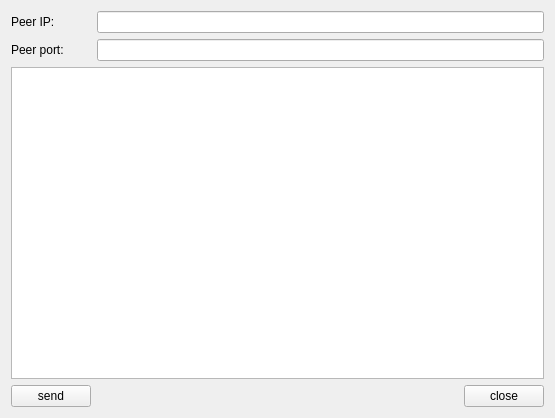
<?xml version="1.0" encoding="UTF-8"?>
<ui version="4.0">
 <class>Widget</class>
 <widget class="QWidget" name="Widget">
  <property name="geometry">
   <rect>
    <x>0</x>
    <y>0</y>
    <width>555</width>
    <height>418</height>
   </rect>
  </property>
  <property name="windowTitle">
   <string>Widget</string>
  </property>
  <layout class="QGridLayout" name="gridLayout">
   <item row="0" column="0">
    <widget class="QLabel" name="label">
     <property name="text">
      <string>Peer IP:</string>
     </property>
    </widget>
   </item>
   <item row="0" column="1" colspan="2">
    <widget class="QLineEdit" name="IPEdit"/>
   </item>
   <item row="1" column="0">
    <widget class="QLabel" name="label_2">
     <property name="text">
      <string>Peer port:</string>
     </property>
    </widget>
   </item>
   <item row="1" column="1" colspan="2">
    <widget class="QLineEdit" name="portEdit"/>
   </item>
   <item row="2" column="0" colspan="3">
    <widget class="QTextEdit" name="textEdit"/>
   </item>
   <item row="3" column="0">
    <widget class="QPushButton" name="sendButton">
     <property name="text">
      <string>send</string>
     </property>
    </widget>
   </item>
   <item row="3" column="1">
    <spacer name="horizontalSpacer">
     <property name="orientation">
      <enum>Qt::Horizontal</enum>
     </property>
     <property name="sizeHint" stdset="0">
      <size>
       <width>372</width>
       <height>20</height>
      </size>
     </property>
    </spacer>
   </item>
   <item row="3" column="2">
    <widget class="QPushButton" name="closeButton">
     <property name="text">
      <string>close</string>
     </property>
    </widget>
   </item>
  </layout>
 </widget>
 <layoutdefault spacing="6" margin="11"/>
 <resources/>
 <connections/>
</ui>
